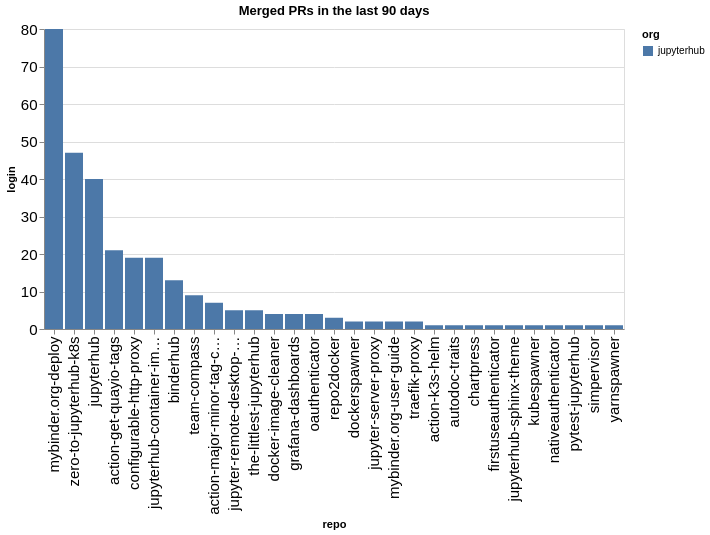

The code cell stored with this chart in its notebook:
### Code cell
prs_by_repo = merged.groupby(['org', 'repo']).count()['login'].reset_index().sort_values(['org', 'login'], ascending=False)
alt.Chart(data=prs_by_repo, title=f"Merged PRs in the last {n_days} days").mark_bar().encode(
    x=alt.X('repo', sort=prs_by_repo['repo'].values.tolist()),
    y='login',
    color='org'
)

### Figure 1 — Vega-Lite specification as saved in the notebook (floating-point values rounded to 4 significant figures)
{"config": {"axisLeft": {"labelFontSize": 15}, "axisBottom": {"labelFontSize": 15}}, "data": {"name": "data-0e415cbda01a3c3a45396f0ea8f3cea7"}, "mark": {"type": "bar"}, "encoding": {"color": {"field": "org", "type": "nominal"}, "x": {"field": "repo", "sort": ["mybinder.org-deploy", "zero-to-jupyterhub-k8s", "jupyterhub", "action-get-quayio-tags", "configurable-http-proxy", "jupyterhub-container-images", "binderhub", "team-compass", "action-major-minor-tag-calculator", "jupyter-remote-desktop-proxy", "the-littlest-jupyterhub", "docker-image-cleaner", "grafana-dashboards", "oauthenticator", "repo2docker", "dockerspawner", "jupyter-server-proxy", "mybinder.org-user-guide", "traefik-proxy", "action-k3s-helm", "autodoc-traits", "chartpress", "firstuseauthenticator", "jupyterhub-sphinx-theme", "kubespawner", "nativeauthenticator", "pytest-jupyterhub", "simpervisor", "yarnspawner"], "type": "nominal"}, "y": {"field": "login", "type": "quantitative"}}, "title": "Merged PRs in the last 90 days", "$schema": "https://vega.github.io/schema/vega-lite/v5.20.1.json", "datasets": {"data-0e415cbda01a3c3a45396f0ea8f3cea7": [{"org": "jupyterhub", "repo": "mybinder.org-deploy", "login": 80}, {"org": "jupyterhub", "repo": "zero-to-jupyterhub-k8s", "login": 47}, {"org": "jupyterhub", "repo": "jupyterhub", "login": 40}, {"org": "jupyterhub", "repo": "action-get-quayio-tags", "login": 21}, {"org": "jupyterhub", "repo": "configurable-http-proxy", "login": 19}, {"org": "jupyterhub", "repo": "jupyterhub-container-images", "login": 19}, {"org": "jupyterhub", "repo": "binderhub", "login": 13}, {"org": "jupyterhub", "repo": "team-compass", "login": 9}, {"org": "jupyterhub", "repo": "action-major-minor-tag-calculator", "login": 7}, {"org": "jupyterhub", "repo": "jupyter-remote-desktop-proxy", "login": 5}, {"org": "jupyterhub", "repo": "the-littlest-jupyterhub", "login": 5}, {"org": "jupyterhub", "repo": "docker-image-cleaner", "login": 4}, {"org": "jupyterhub", "repo": "grafana-dashboards", "login": 4}, {"org": "jupyterhub", "repo": "oauthenticator", "login": 4}, {"org": "jupyterhub", "repo": "repo2docker", "login": 3}, {"org": "jupyterhub", "repo": "dockerspawner", "login": 2}, {"org": "jupyterhub", "repo": "jupyter-server-proxy", "login": 2}, {"org": "jupyterhub", "repo": "mybinder.org-user-guide", "login": 2}, {"org": "jupyterhub", "repo": "traefik-proxy", "login": 2}, {"org": "jupyterhub", "repo": "action-k3s-helm", "login": 1}, {"org": "jupyterhub", "repo": "autodoc-traits", "login": 1}, {"org": "jupyterhub", "repo": "chartpress", "login": 1}, {"org": "jupyterhub", "repo": "firstuseauthenticator", "login": 1}, {"org": "jupyterhub", "repo": "jupyterhub-sphinx-theme", "login": 1}, {"org": "jupyterhub", "repo": "kubespawner", "login": 1}, {"org": "jupyterhub", "repo": "nativeauthenticator", "login": 1}, {"org": "jupyterhub", "repo": "pytest-jupyterhub", "login": 1}, {"org": "jupyterhub", "repo": "simpervisor", "login": 1}, {"org": "jupyterhub", "repo": "yarnspawner", "login": 1}]}}
